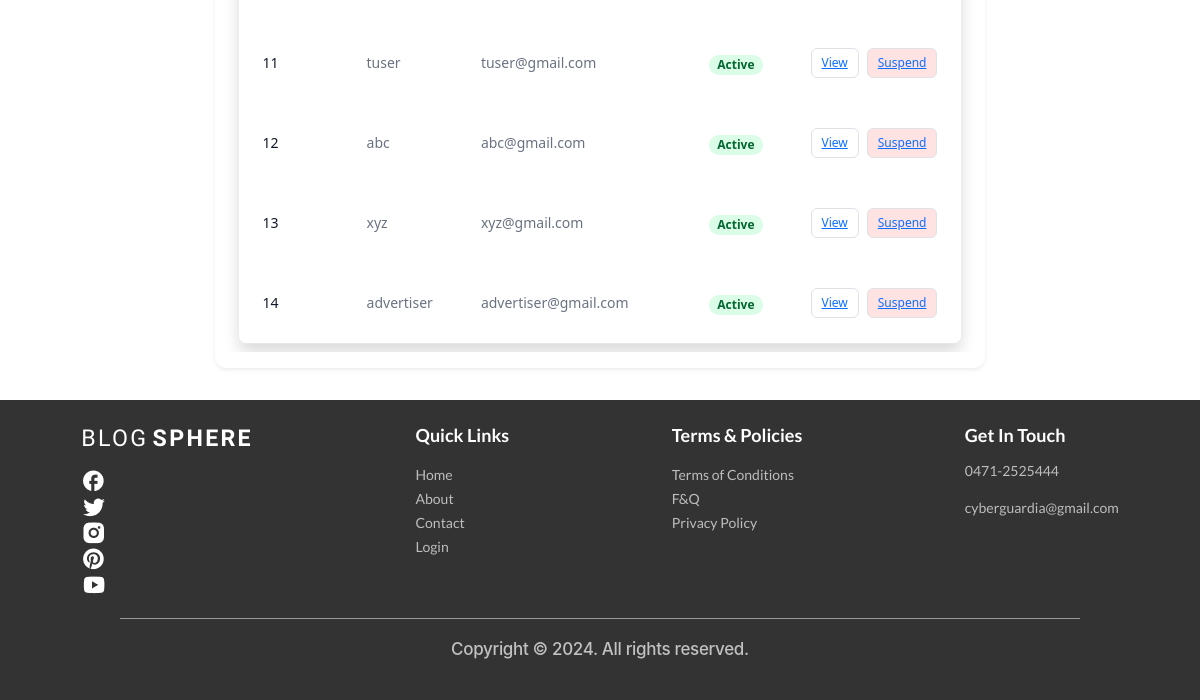
Page /admin_panel/users/ (signed in, lower part) on the earlier database version.
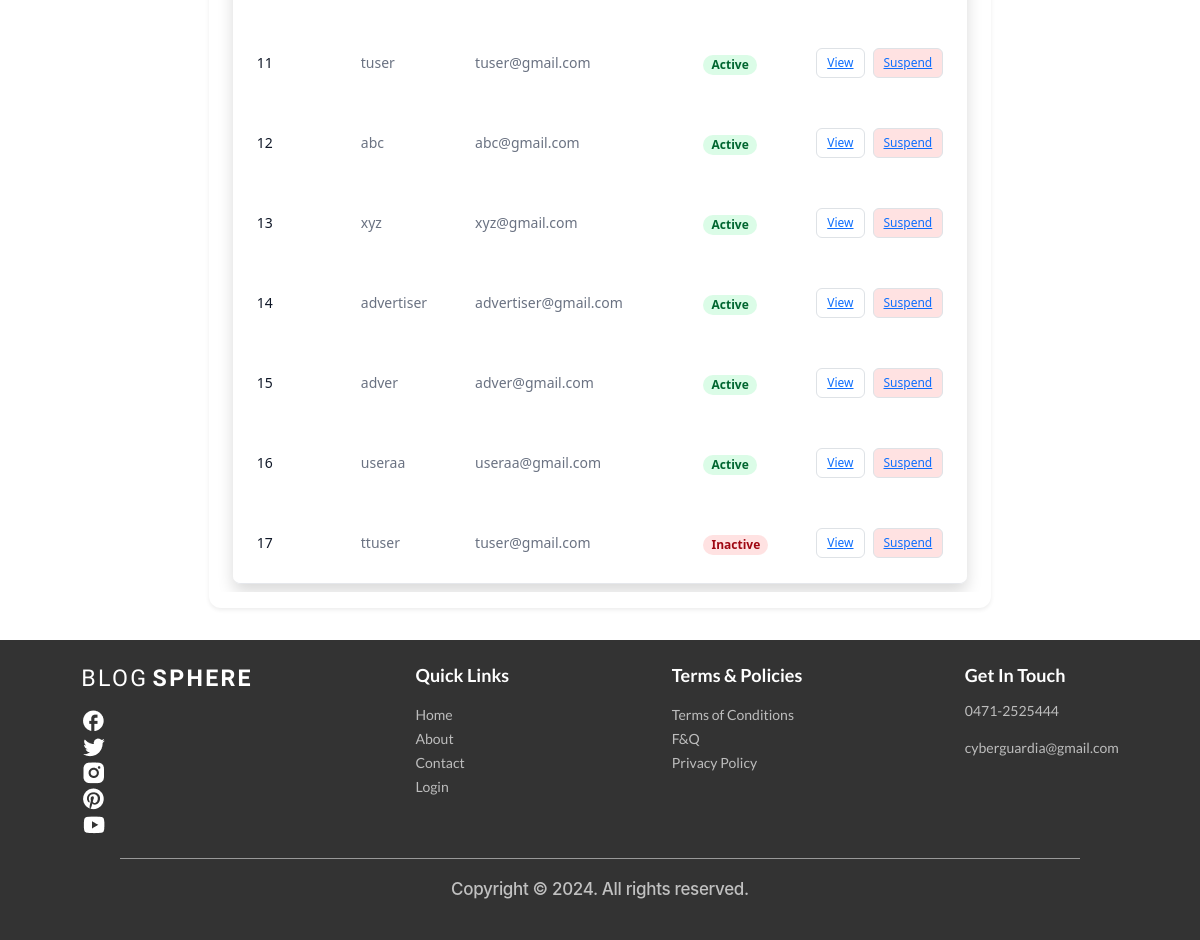
Same page on the later database version.
### account/models.py (models this page shows)
class User(AbstractUser):
    USER_TYPE_CHOICES = (
        ('normal', 'Normal User'),
        ('advertiser', 'Advertiser'),
    )
    user_type = models.CharField(max_length=20, choices=USER_TYPE_CHOICES, default='normal')

### admin_panel/views.py (the view)
# urls.py: path('users/', views.all_users, name='all_users'),
@never_cache
@login_required
@user_passes_test(is_admin)
def all_users(request):
    users = User.objects.all()
    return render(request, 'admin_panel/all_users.html', {'users':users})

### admin_panel/views.py (called while the page is built)
def is_admin(user):
    return user.is_superuser

### admin_panel/templates/admin_panel/all_users.html (shortened to what the changed rows need)
{% extends "base.html" %}
{% block content %}
<div class="max-w-7xl mx-auto px-4 sm:px-6 lg:px-8 py-8">
    <div class="bg-white dark:bg-gray-800 rounded-xl shadow-sm overflow-hidden">
        <div class="p-6">
            <div class="flex flex-col">
                <div class="-my-2 overflow-x-auto sm:-mx-6 lg:-mx-8">
                    <div class="py-2 align-middle inline-block min-w-full sm:px-6 lg:px-8">
                        <div class="shadow overflow-hidden border-b border-gray-200 dark:border-gray-700 sm:rounded-lg">
                            <table class="min-w-full divide-y divide-gray-200 dark:divide-gray-700">
                                <tbody class="bg-white dark:bg-gray-800 divide-y divide-gray-200 dark:divide-gray-700">
                                    {% for user in users %}
                                    <tr class="hover:bg-gray-50 dark:hover:bg-gray-700 transition-colors duration-150">
                                        <td class="px-6 py-4 whitespace-nowrap text-sm font-medium text-gray-900 dark:text-white">{{ user.id }}</td>
                                        <td class="px-6 py-4 whitespace-nowrap text-sm text-gray-500 dark:text-gray-400">
                                            <div class="flex items-center">
                                                <div class="h-8 w-8 rounded-full bg-primary-500 flex items-center justify-center text-white font-semibold mr-2">
                                                </div>
                                                <span>{{ user.username }}</span>
                                            </div>
                                        </td>
                                        <td class="px-6 py-4 whitespace-nowrap text-sm text-gray-500 dark:text-gray-400">{{ user.email }}</td>
                                        <td class="px-6 py-4 whitespace-nowrap">
                                            {% if user.is_active %}
                                            <span class="px-2 inline-flex text-xs leading-5 font-semibold rounded-full bg-green-100 text-green-800 dark:bg-green-900 dark:text-green-200">
                                                Active
                                            </span>
                                            {% else %}
                                            <span class="px-2 inline-flex text-xs leading-5 font-semibold rounded-full bg-red-100 text-red-800 dark:bg-red-900 dark:text-red-200">
                                                Inactive
                                            </span>
                                            {% endif %}
                                        </td>
                                        <td class="px-6 py-4 whitespace-nowrap text-sm font-medium">
                                            <div class="flex space-x-2">
                                                <a href="{% url 'user_profile_admin' user.username %}" class="inline-flex items-center px-2.5 py-1.5 border border-transparent text-xs font-medium rounded text-primary-700 bg-primary-100 hover:bg-primary-200 dark:bg-primary-900 dark:text-primary-300 dark:hover:bg-primary-800 focus:outline-none focus:ring-2 focus:ring-offset-2 focus:ring-primary-500">
                                                    View
                                                </a>
                                                {% if not user.is_superuser %}
                                                <a href="{% url 'suspend_user' user.id %}" class="inline-flex items-center px-2.5 py-1.5 border border-transparent text-xs font-medium rounded text-red-700 bg-red-100 hover:bg-red-200 dark:bg-red-900 dark:text-red-300 dark:hover:bg-red-800 focus:outline-none focus:ring-2 focus:ring-offset-2 focus:ring-red-500">
                                                    Suspend
                                                </a>
                                                {% endif %}
                                            </div>
                                        </td>
                                    </tr>
                                    {% empty %}
                                    <tr>
                                        <td colspan="5" class="px-6 py-4 text-center text-sm text-gray-500 dark:text-gray-400">No users found</td>
                                    </tr>
                                    {% endfor %}
                                </tbody>
                            </table>
                        </div>
                    </div>
                </div>
            </div>
        </div>
    </div>
</div>
{% endblock %}

Differences in the rows shown:
added User: id "15", username "adver", email "adver@gmail.com", is_active "Active", is_superuser "Suspend"
added User: id "16", username "useraa", email "useraa@gmail.com", is_active "Active", is_superuser "Suspend"
added User: id "17", username "ttuser", email "tuser@gmail.com", is_active "Inactive", is_superuser "Suspend"
